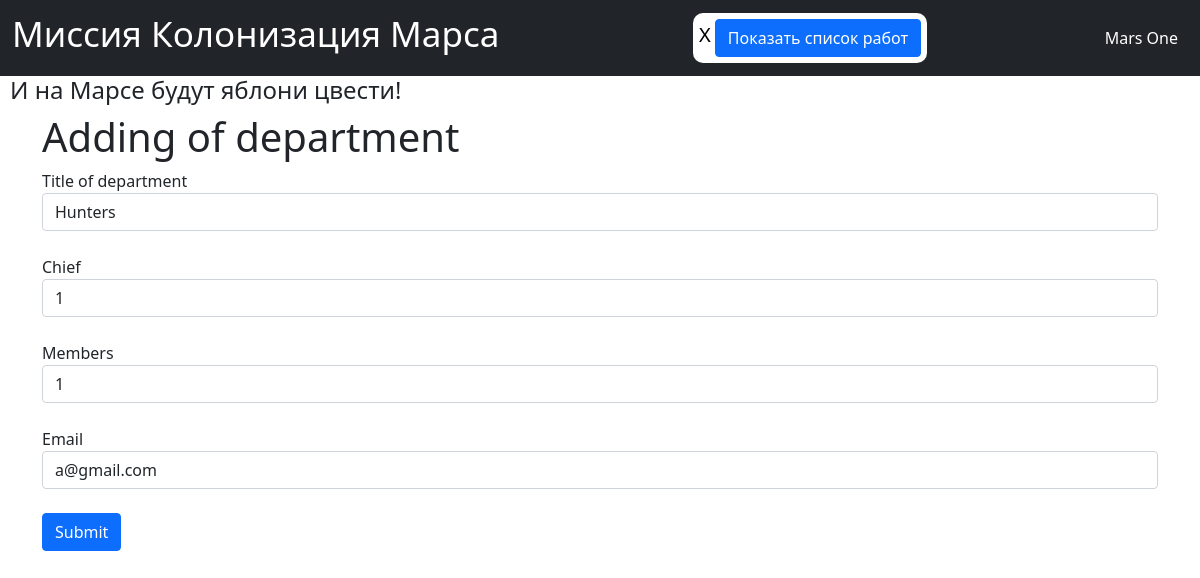
The app's page /edit_department/1 (signed in) with its own data.
### data/users.py (models this page shows, shortened)
class User(SqlAlchemyBase, UserMixin):
    __tablename__ = 'users'
    id = sqlalchemy.Column(sqlalchemy.Integer, primary_key=True, autoincrement=True)
    surname = sqlalchemy.Column(sqlalchemy.String, nullable=True)
    name = sqlalchemy.Column(sqlalchemy.String, nullable=True)
    age = sqlalchemy.Column(sqlalchemy.Integer, nullable=True)
    position = sqlalchemy.Column(sqlalchemy.String, nullable=True)
    speciality = sqlalchemy.Column(sqlalchemy.String, nullable=True)
    email = sqlalchemy.Column(sqlalchemy.String, index=True, unique=True, nullable=True)
    hashed_password = sqlalchemy.Column(sqlalchemy.String, nullable=True)
    modified_date = sqlalchemy.Column(sqlalchemy.DateTime, default=datetime.datetime.now)
    orm.relation('Jobs', back_populates='user')
    orm.relation('Department', back_populates='user')

### data/departments.py (models this page shows)
class Department(SqlAlchemyBase):
    __tablename__ = 'departments'
    id = sqlalchemy.Column(sqlalchemy.Integer, primary_key=True, autoincrement=True)
    title = sqlalchemy.Column(sqlalchemy.String, nullable=True)
    chief = sqlalchemy.Column(sqlalchemy.Integer, sqlalchemy.ForeignKey('users.id'), nullable=True)
    members = sqlalchemy.Column(sqlalchemy.String, nullable=True)
    email = sqlalchemy.Column(sqlalchemy.String, index=True, unique=True, nullable=True)
    user = orm.relation('User')

### main.py (the view, shortened to what this page needs)
@app.route('/edit_department/<int:id>', methods=['GET', 'POST'])
@login_required
def edit_dep(id):
    form = AddDepartmentForm()
    if request.method == "GET":
        db_sess = db_session.create_session()
        dep = db_sess.query(Department).filter(
            (Department.id == id), (Department.user == current_user) | (current_user.id == 1)).first()
        if dep:
            form.title.data = dep.title
            form.chief.data = dep.chief
            form.members.data = dep.members
            form.email.data = dep.email
        else:
            abort(404)
    return render_template('add_dep.html', title='Editing of Department', form=form)

### data/add_dep_form.py
class AddDepartmentForm(FlaskForm):
    title = StringField('Title of department', validators=[DataRequired()])
    chief = IntegerField('Chief', validators=[DataRequired()])
    members = StringField('Members', validators=[DataRequired()])
    email = StringField('Email', validators=[DataRequired()])
    submit = SubmitField('Submit')

### data/db_session.py (called while the page is built)
def create_session() -> Session:
    global __factory
    return __factory()

### main.py (called while the page is built)
@login_manager.user_loader
def load_user(user_id):
    db_sess = db_session.create_session()
    return db_sess.query(User).get(user_id)

### templates/add_dep.html (shortened to what this page needs)
{% extends "base.html" %}
{% block content %}
<div class="container">
    <h1>Adding of department</h1>
    <form action="" method="post">
        <span>
            {{ form.title.label }}<br>
            {{ form.title(class="form-control", type="string") }}<br>
        </span>
        <span>
            {{ form.chief.label }}<br>
            {{ form.chief(class="form-control", type="chief") }}<br>
        </span>
        <span>
            {{ form.members.label }}<br>
            {{ form.members(class="form-control", type="members") }}<br>
        </span>
        <span>
            {{ form.email.label }}<br>
            {{ form.email(class="form-control", type="email") }}<br>
        </span>
        <span>{{ form.submit(type="submit", class="btn btn-primary") }}</span>
    </form>
</div>
{% endblock %}

### templates/base.html (shortened to what this page needs)
<!DOCTYPE html>
<html lang="en">
<head>
    <link href="https://cdn.jsdelivr.net/npm/bootstrap@5.0.0-beta2/dist/css/bootstrap.min.css" rel="stylesheet"
>
</head>
<body>
<nav class="navbar navbar-dark bg-dark">
    <div class="container-fluid">
        <a href="http://127.0.0.1:5000/" style="text-decoration: none"><h1 class="navbar-brand" style="font-size: 35px">
            Миссия Колонизация Марса</h1></a>
        <div style="background-color: white; border-radius: 10px; max-width: 900px; height: 50px; padding: 6px">
            {% if current_user.is_authenticated %}
            <a href="/logout" style="color: black; text-decoration: none; font-size: 20px">{{ current_user.name }}</a>
            <button type="button" class="btn btn-primary" style="">
                <a href="http://127.0.0.1:5000/get_jobs" style="color: white; text-decoration: none;">
                    Показать список работ</a>
            </button>
            {% endif %}
        </div>
        <div class="navbar-text" style="color: white; padding-right: 10px">
            <a href="http://127.0.0.1:5000" style="text-decoration: none;">Mars One</a>
        </div>
    </div>
</nav>
<h4 class="apple_tree_h4" style="padding-left: 10px">И на Марсе будут яблони цвести!</h4>
{% block content %}{% endblock %}
</body>
</html>

### records on screen
User: name "X"
Department: title "Hunters", chief "1", members "1", email "a@gmail.com"
